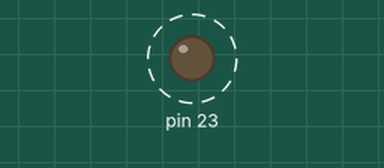
This sketch was run on a simulated Arduino Mega 2560, built with avr-gcc and run on an emulated ATmega2560. Shown: output pins drawn as LEDs (lit = HIGH). Dashed ring = blinking.

Above: at 0.3 s.
Timing chart, 0 to 3.0 s (numbered marks = the images above):
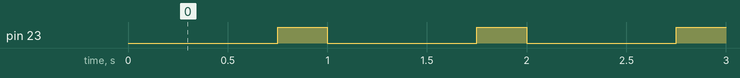

Measured:
- by itself, pin 23: alternates HIGH for 0.25 s and LOW for 0.75 s

The sketch:

task_1.ino
```cpp
// Arnav Mathur & Zack Martin
// Task 1 flashes an external LED for 250ms every 1 second.

unsigned long blinkMillis;
unsigned long currentMillis;
unsigned long periods[] = {750, 250};
int index = 0;

void setup() {
  pinMode(23, OUTPUT);
}

void loop() {
  currentMillis = millis();
  if (currentMillis - blinkMillis >= periods[index]) {
    digitalWrite(23, !digitalRead(23));
    index++;
    index = index % 2;
    blinkMillis = currentMillis;
  }
}
```
